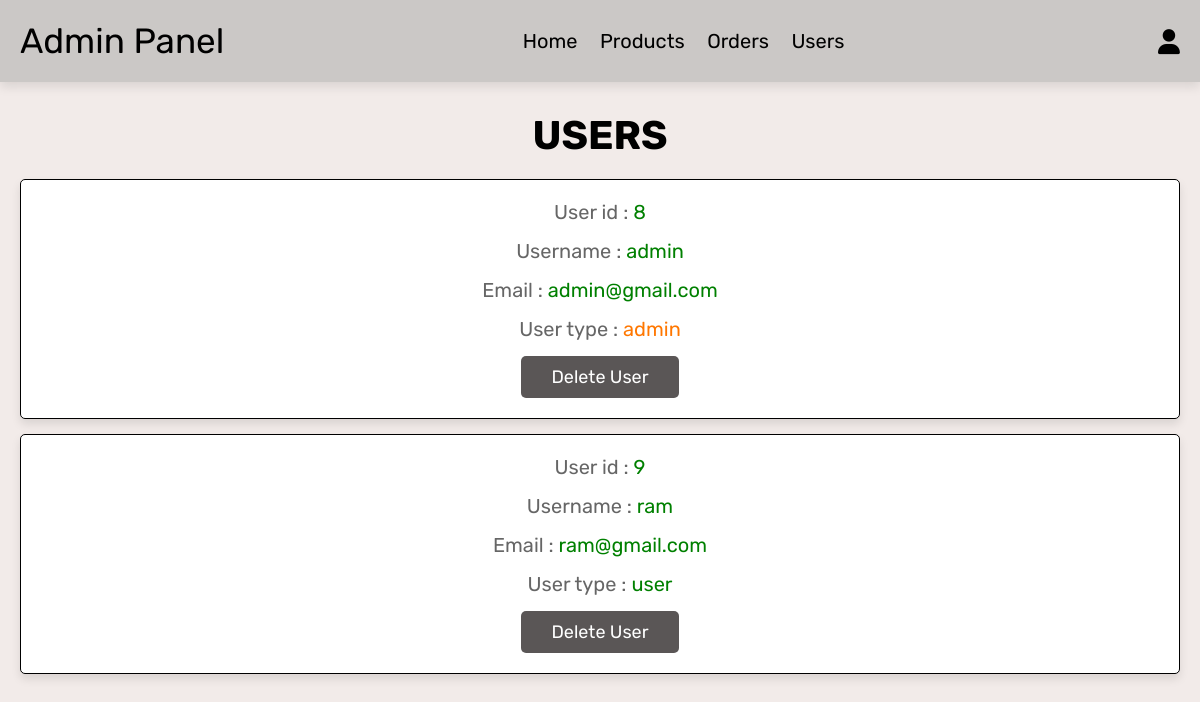
The page /admin_users.php (signed in) on the database its author committed.
### tables this page shows
CREATE TABLE `users` (
  `id` int(100) NOT NULL,
  `name` varchar(100) NOT NULL,
  `email` varchar(100) NOT NULL,
  `password` varchar(100) NOT NULL,
  `user_type` varchar(20) NOT NULL DEFAULT 'user'
);

### admin_users.php (the view, shortened to what this page needs)
<?php
include 'config.php';
?>
<!DOCTYPE html>
<html lang="en">
<head>
   <link rel="stylesheet" href="https://cdnjs.cloudflare.com/ajax/libs/font-awesome/6.0.0/css/all.min.css">
   <link rel="stylesheet" href="css/admin_style.css">
</head>
<body>
<?php include 'admin_header.php'; ?>
<section class="users">
   <h1 class="title"> Users</h1>
   <div class="box-container">
      <?php
         $select_users = mysqli_query($conn, "SELECT * FROM `users`") or die('query failed');
         while($fetch_users = mysqli_fetch_assoc($select_users)){
      ?>
      <div class="box">
         <p> User id : <span><?php echo $fetch_users['id']; ?></span> </p>
         <p> Username : <span><?php echo $fetch_users['name']; ?></span> </p>
         <p> Email : <span><?php echo $fetch_users['email']; ?></span> </p>
         <p> User type : <span style="color:<?php if($fetch_users['user_type'] == 'admin'){ echo 'var(--orange)'; } ?>"><?php echo $fetch_users['user_type']; ?></span> </p>
         <a href="admin_users.php?delete=<?php echo $fetch_users['id']; ?>" onclick="return confirm('Delete this user?');" class="delete-btn">Delete user</a>
      </div>
      <?php
         };
      ?>
   </div>
</section>
</body>
</html>

### css/admin_style.css (style rules this page uses)
:root { --green:#67a25b; --red:#c0392b; --orange:#FF7700; --black:#000000; --white:#fff; --light-color:#666; --light-white:#ccc; --light-bg:#f2ebe9; --border:.1rem solid var(--black); --box-shadow:0 .5rem 1rem rgba(0,0,0,.1); }
* { font-family: 'Rubik', sans-serif; margin:0; padding:0; box-sizing: border-box; outline: none; border:none; text-decoration: none; transition:all .2s linear; }
html { font-size: 62.5%; overflow-x: hidden; }
body { background-color: var(--light-bg); }
section { padding:3rem 2rem; }
.title { text-align: center; margin-bottom: 2rem; text-transform: uppercase; color:black; font-size: 4rem; }
.btn, .option-btn, .delete-btn, .white-btn { display: inline-block; margin-top: 1rem; padding:1rem 3rem; cursor: pointer; color:var(--white); font-size: 1.8rem; border-radius: .5rem; text-transform: capitalize; }
.delete-btn { background-color: #5a5656; }
.users .box-container { display: grid; grid-template-columns: repeat(auto-fit, rem); justify-content: normal; gap:1.5rem; max-width: 1200px; margin:0 auto; align-items: flex-start; }
.users .box-container .box { background-color: var(--white); padding:2rem; border:var(--border); box-shadow: var(--box-shadow); border-radius: .5rem; text-align: center; }
.users .box-container .box p { padding-bottom: 1.5rem; font-size: 2rem; color:var(--light-color); }
.users .box-container .box p span { color:green; }
.users .box-container .box .delete-btn { margin-top: 0; }

### rows shown on the page
users: id "8", name "admin", email "admin@gmail.com", user_type "admin"
users: id "9", name "ram", email "ram@gmail.com", user_type "user"
